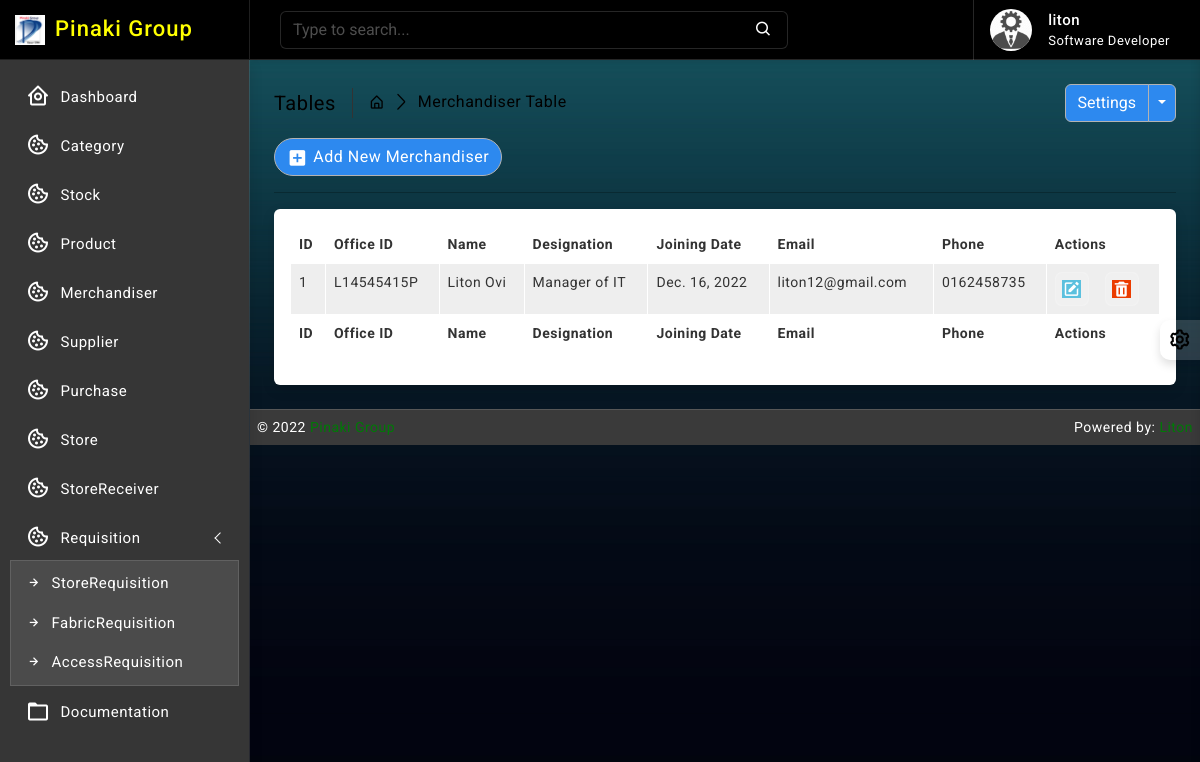
Before: /merchandiser/ (signed in) with the older database file.
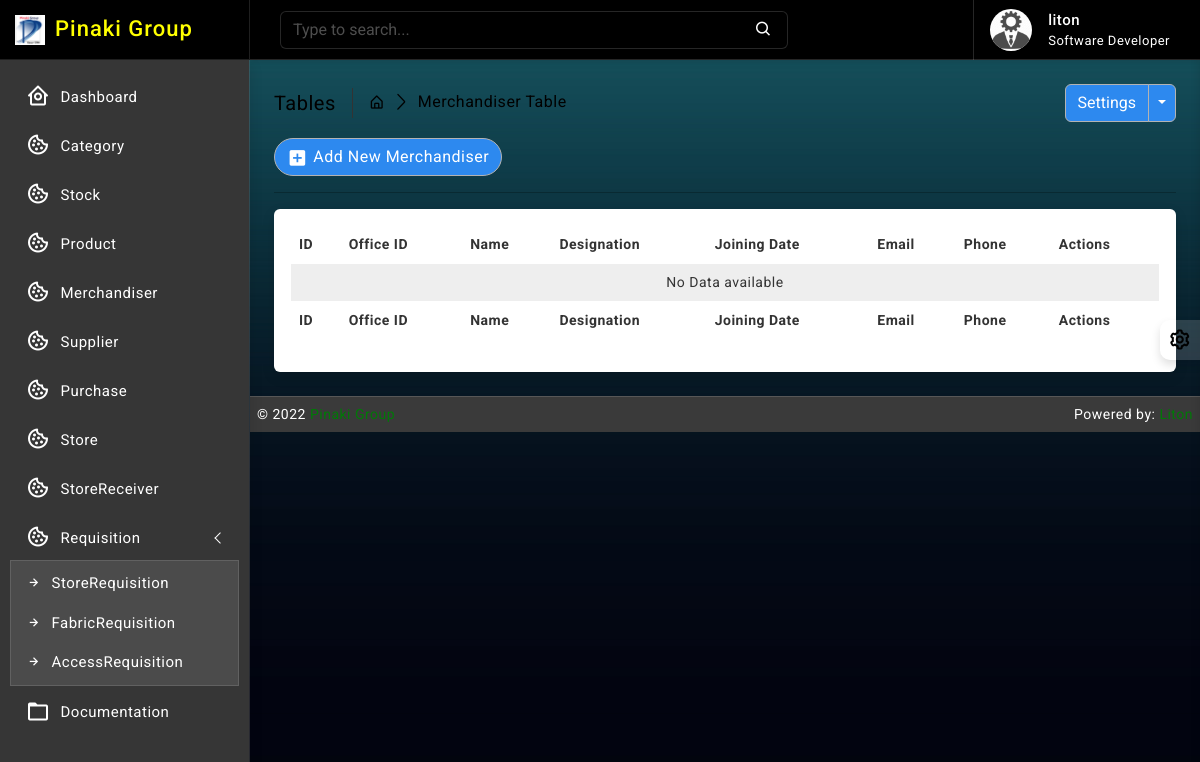
After: the same page with the newer database file.
### merchandiser/models.py (models this page shows, shortened)
class Merchandiser(models.Model):
    office_id = models.CharField(max_length=64, null=True, blank=True, unique=True)
    name = models.CharField(max_length=64, null=True, blank=True)
    designation = models.CharField(max_length=64, null=True, blank=True)
    joining_date = models.DateField(default= now)
    email = models.EmailField(max_length=64, blank=True, unique=True)
    phone = models.CharField(max_length=16, null=True, blank=True, unique=True)
    access_area = models.CharField(max_length=64, blank=True)
    created_at = models.DateTimeField(auto_now_add=True, auto_now=False)
    updated_at = models.DateTimeField(auto_now_add=False, auto_now=True)

### accounts/decorators.py (the view)
        def wrapper_func(request, *args, **kwargs):
            group = None
            if request.user.groups.exists():
                group = request.user.groups.all()[0].name
            if group in allowed_roles:
                return view_func(request, *args, **kwargs)
            else:
                return render(request, 'accounts/index.html')

### merchandiser/views.py (called while the page is built)
@allowed_users(allowed_roles=['admin', 'merchandiser'])
@login_required
def merchandiser_read(request):
    merchandiser_data = Merchandiser.objects.all().order_by('-id')
    context = {
        'merchandiser_data': merchandiser_data
    }
    return render(request, 'merchandiser/read.html', context)

### templates/merchandiser/read.html (shortened to what this page needs)
{% extends 'base/base.html' %}
{% block body %}
{% load static %}
		<div class="page-wrapper">
			<div class="page-content">
				<div class="page-breadcrumb d-none d-sm-flex align-items-center mb-3">
					<div class="breadcrumb-title pe-3">Tables</div>
					<div class="ps-3">
						<nav aria-label="breadcrumb">
							<ol class="breadcrumb mb-0 p-0">
								<li class="breadcrumb-item"><a href="#"><i class="bx bx-home-alt"></i></a>
								</li>
								<li class="breadcrumb-item active" aria-current="page">Merchandiser Table</li>
							</ol>
						</nav>
					</div>
					<div class="ms-auto">
						<div class="btn-group">
							<button type="button" class="btn btn-light">Settings</button>
							<button type="button" class="btn btn-light dropdown-toggle dropdown-toggle-split" data-bs-toggle="dropdown">	<span class="visually-hidden">Toggle Dropdown</span>
							</button>
						</div>
					</div>
				</div>
                <div class="ms-auto"><a href="/merchandiser/create/" class="btn btn-light radius-30 mt-2 mt-lg-0"><i class="bx bxs-plus-square"></i>Add New Merchandiser</a></div>
				<hr/>
				<div class="card">
					<div class="card-body">
						<div class="table-responsive">
							<table id="example2" class="table table-striped table-bordered">
								<thead>
									<tr>
										<th>ID</th>
										<th>Office ID</th>
										<th>Name</th>
										<th>Designation</th>
										<th>Joining Date</th>
										<th>Email</th>
										<th>Phone</th>
										<th>Actions</th>
									</tr>
								</thead>
								<tbody>
									{% for data in merchandiser_data %}
									<tr>
                                        <td>{{ data.id }}</td>
                                        <td>{{ data.office_id }}</td>
                                        <td>{{ data.name }}</td>
                                        <td>{{ data.designation }}</td>
										<td>{{ data.joining_date }}</td>
										<td>{{ data.email }}</td>
										<td>{{ data.phone }}</td>
									   <td class="center">
										<div class="d-flex order-actions">
											<a class="" href="{% url 'merchandiser_update' data.id %}">
												<i class='bx bxs-edit'></i>
											</a>
											<a class="ms-3" href="{% url 'merchandiser_delete' data.id %}" onclick="return confirm('Are you sure?');">
												<i class='bx bxs-trash'></i>
											</a>
										</div>
									   </td>
									</tr>
								 {% endfor %}
								 {% if not merchandiser_data %}
								 <tr>
									 <td colspan="10" class="text-center">No Data available</td>
								 </tr>
								 {% endif %}
								</tbody>
								<tfoot>
									<tr>
										<th>ID</th>
										<th>Office ID</th>
										<th>Name</th>
										<th>Designation</th>
										<th>Joining Date</th>
										<th>Email</th>
										<th>Phone</th>
										<th>Actions</th>
									</tr>
								</tfoot>
							</table>
						</div>
					</div>
				</div>
			</div>
		</div>
{% endblock body %}

Changed rows visible on the page:
removed Merchandiser: id "1", office_id "L14545415P", name "Liton Ovi", designation "Manager of IT", joining_date "Dec. 16, 2022", email "liton12@gmail.com", phone "0162458735"
Other visible differences:
text now shown: "No Data available"
